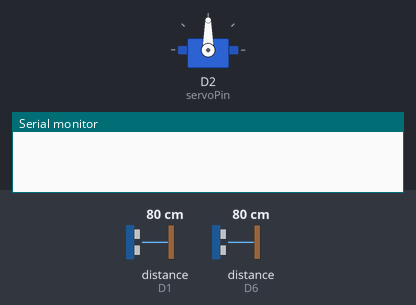
The sketch below on a simulated ESP8266 (NodeMCU). On the bench: servo, the last lines printed to the serial monitor. Wiring (inferred from the names in the program): 2 × ultrasonic range finder: trigger D3, echo D1 / trigger D5, echo D6. The inputs (shaded band) are chosen by the test bench; at power-on: distance to the obstacle (sensors on D1, D6) 80 cm. The echo pulse lasts 58.3 µs per cm; WiFi joins after 1.5 s; servers stay silent unless stated; the audio player accepts every command and is not drawn.

Above: at 0.0 s.
At 4.5 s:
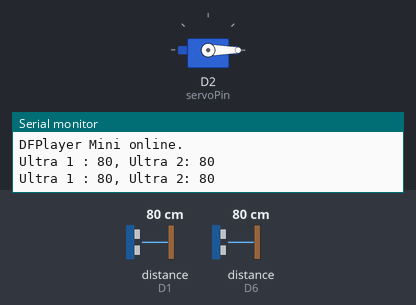
4.6 s: distance to the obstacle (sensor on D1) set to 21 cm
6.1 s: distance to the obstacle (sensor on D1) set to 18 cm
At 6.6 s:
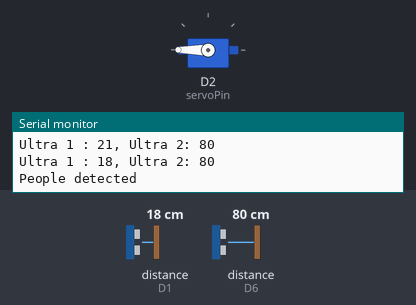
Timing chart, 0 to 9.1 s (numbered marks = the images above; inputs shaded):
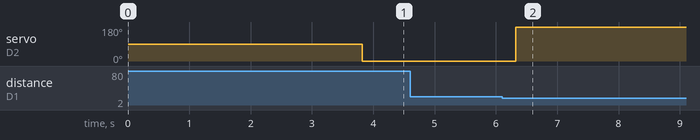

Measured:
- the behaviour switches between 20 and 19 cm on distance to the obstacle (sensor on D1) (found by bisection; images 1 and 2)
- after the input at 6.1 s, servo on D2 (servoPin): 0° → 180° after 0.22 s

The sketch:

trashbin.ino
```cpp
#define BLYNK_PRINT Serial
#include <ESP8266WiFi.h>
#include <BlynkSimpleEsp8266.h>
#include <DFRobotDFPlayerMini.h>
#include <SoftwareSerial.h>
#include <Servo.h>

// sensor 1 untuk mendeteksi orang
#define trigPin1  D3
#define echoPin1  D1
#define trigPin2  D5
#define echoPin2  D6

#define servoPin  D2
SoftwareSerial dfplayer(D7,D8);
Servo servo;
DFRobotDFPlayerMini myDFPlayer;
char auth[] = "YOUR_BLYNK_API_KEY";
char ssid[] = "YOUR_WIFI_SSID";
char pass[] = "YOUR_WIFI_PASSWORD";

BlynkTimer timer;
long duration, distance; //waktu untuk kalkulasi jarak
bool lastState;
void myTimerEvent()
{
  char buff[100];
  unsigned int ultra1 = measure(trigPin1,echoPin1);
  unsigned int ultra2 = measure(trigPin2,echoPin2);
  sprintf(buff,"Ultra 1 : %d, Ultra 2: %d",ultra1,ultra2);
  Serial.println(buff);
  unsigned int detectPeople = ultra1;
  if(detectPeople<20)
  {
    Serial.println("People detected");
    servo.write(180);
    myDFPlayer.play(1);
    delay(5000);
  }
  else{
      servo.write(0);
      unsigned int level = ultra2;
      Blynk.virtualWrite(V0, level);
      if(level<=3&&lastState==false)
      {
        lastState=true;
        Serial.println("Trashbin is full");
        Blynk.notify("Trashbin is full");
      }
      else if(level<=10) lastState=true;
      else lastState=false;
  }
}

int measure(byte trigPin,byte echoPin)
{
    digitalWrite(trigPin, LOW);delayMicroseconds(2);
    digitalWrite(trigPin, HIGH);delayMicroseconds(10);
    digitalWrite(trigPin, LOW);
    duration = pulseIn(echoPin, HIGH);
    distance = duration/58.2;
    return distance;
}

void setup()
{
  Serial.begin(9600);
  dfplayer.begin(9600);
  servo.attach(servoPin);
  if (!myDFPlayer.begin(dfplayer)) {
    Serial.println(F("Unable to begin:"));
    Serial.println(F("1.Please recheck the connection!"));
    Serial.println(F("2.Please insert the SD card!"));
    while(true){
      delay(0); // Code to compatible with ESP8266 watch dog.
    }
  }
  Serial.println(F("DFPlayer Mini online."));
  myDFPlayer.volume(30);
  delay(1000);

  pinMode(trigPin1, OUTPUT);
  pinMode(echoPin1, INPUT);
  pinMode(trigPin2, OUTPUT);
  pinMode(echoPin2, INPUT);
  pinMode(servoPin,OUTPUT);
  Blynk.begin(auth, ssid, pass);
  timer.setInterval(500L, myTimerEvent);
}

void loop()
{
  Blynk.run();
  timer.run(); // Initiates BlynkTimer
}
```
